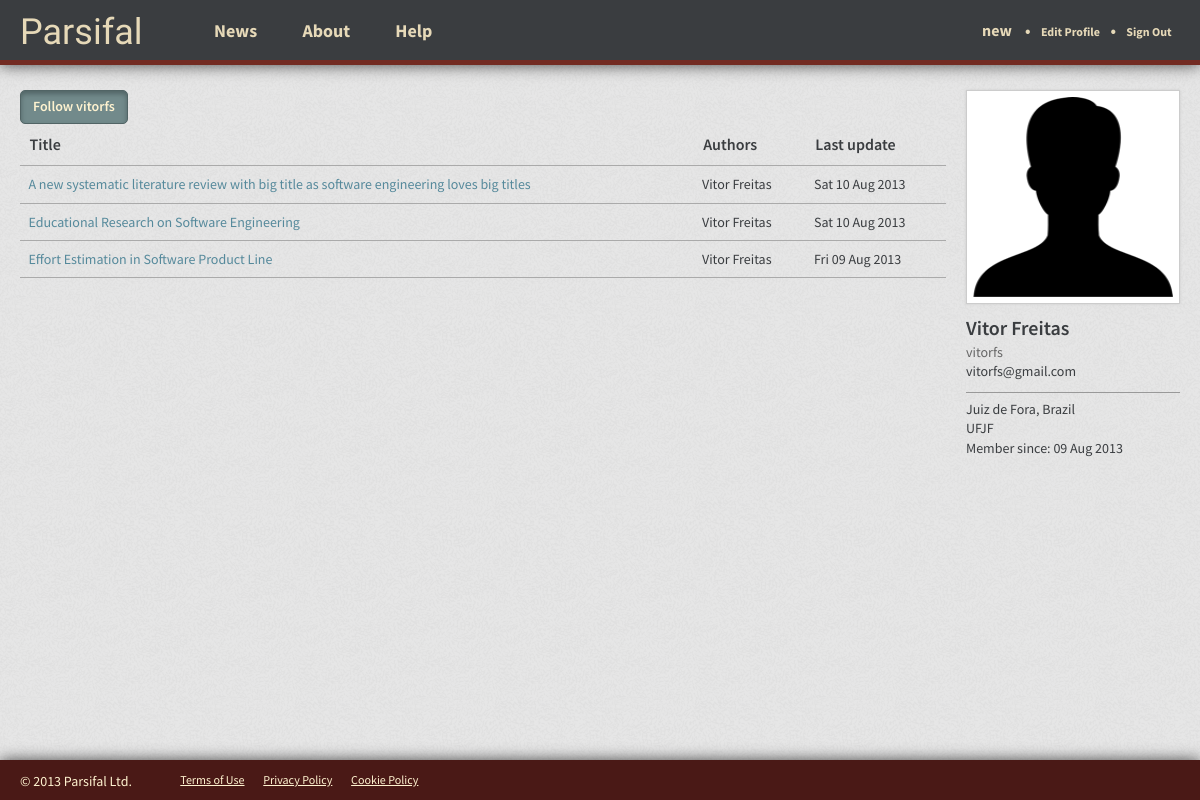
The app's page /vitorfs/ (signed in) with its own data.
### reviews/models.py (models this page shows, shortened)
class Review(models.Model):
  short_name = models.CharField(max_length=50)
  title = models.CharField(max_length=200)
  description = models.CharField(max_length=500)
  user = models.ForeignKey(User)
  create_date = models.DateTimeField(auto_now_add=True, blank=True)
  last_update = models.DateTimeField()
  co_authors = models.ManyToManyField(User, related_name="co+")
  class Meta:
      verbose_name = "Review"
      verbose_name_plural = "Reviews"

### reviews/views.py (the view)
@login_required
def reviews(request, username):
  context = RequestContext(request)
  user = get_object_or_404(User, username=username)
  user_reviews = Review.objects.filter(user__id=user.id).order_by('-last_update',)
  context = RequestContext(request, {'user_reviews': user_reviews, 'page_user': user})
  return render_to_response('reviews/reviews.html', context)

### reviews/templates/reviews/reviews.html (shortened to what this page needs)
{% extends 'base_app.html' %}
{% block head_extra %}
  <link href="{{ STATIC_URL }}css/reviews.css" rel="stylesheet" media="screen">
{% endblock head_extra %}
{% block content %}
  <div class="clearfix">
    <div class="reviews">
      {% if user.username == page_user.username %}
        <a href="/reviews/new/" class="btn btn-success">New review</a>
      {% else %}
        <button type="button" class="btn">Follow {{ page_user.username }}</button>
      {% endif %}
      {% if user_reviews %}
        <table class="table">
          <thead>
            <tr>
              <th>Title</th>
              <th>Authors</th>
              <th>Last update</th>
            </tr>
          </thead>
          <tbody>
            {% for review in user_reviews %}
              <tr>
                <td><a href="/{{ page_user.username }}/{{ review.short_name }}/">{{ review.title }}</a></td>
                <td>{{ review.user.get_full_name }}</td>
                <td>{{ review.last_update|date:"D d M Y" }}</td>
              </tr>
            {% endfor %}
          </tbody>
        </table>
      {% endif %}
    </div>
    <div class="profile">
      <div class="picture">
        <img src="{{ STATIC_URL }}img/user.png" width="200px" height="200px">
      </div>
      <ul>
        <li class="full-name">{{ page_user.get_full_name }}</li>
        <li class="username">{{ page_user.username }}</li>
        <li>{{ page_user.email }}</li>
        <li class="divider"></li>
        <li>Juiz de Fora, Brazil</li>
        <li>UFJF</li>
        <li>Member since: {{ page_user.date_joined|date:"d M Y" }}</li>
      </ul>
    </div>
  </div>
{% endblock content %}

### templates/base_app.html (shortened to what this page needs)
<!DOCTYPE html>
<html>
<head>
  <link href="{{ STATIC_URL }}css/style_app.css" rel="stylesheet" media="screen">
  {% block head_extra %}
  {% endblock head_extra %}
</head>
<body>
  <header class="wrapper">
    <h1><a href="/">Parsifal</a></h1>
    <nav class="menu">
      <a href="#">News</a>
      <a href="#">About</a>
      <a href="#">Help</a>
    </nav>
    <nav class="signedin">
      <a href="/{{ user.username }}/" class="user">{{ user.username }}</a>
      <span class="bullet">&bull;</span>
      <a href="/users/profile/">Edit Profile</a>
      <span class="bullet">&bull;</span>
      <a href="/signout/">Sign Out</a>
    </nav>
  </header>
  <section class="content wrapper">
    {% block content %}
    {% endblock content %}
    <div class="push"></div>
  </section>
  <footer class="wrapper">
    <p>© 2013 Parsifal Ltd.</p>
    <ul>
      <li><a href="#">Terms of Use</a></li>
      <li><a href="#">Privacy Policy</a></li>
      <li><a href="#">Cookie Policy</a></li>
    </ul>
  </footer>
</body>
</html>

### static/css/style_app.css (style rules this page uses)
* { -moz-box-sizing: border-box; -webkit-box-sizing: border-box; box-sizing: border-box; }
html, body { height: 100%; }
body { background: url("../img/ticks.png"); color: #3A3D40; font-family: "Source Sans Pro", Tahoma, Arial, sans-serif; font-weight: 400; font-size: 62.5%; }
header { background: #3A3D40; height: 65px; border-bottom: 5px solid #732B22; position: fixed; width: 100%; box-shadow: 0 0px 15px rgba(0, 0, 0, 0.7); }
header h1 { font-family: Playball, cursive; font-size: 3.6em; float: left; padding-top: .4em; font-weight: 400; margin: 0; }
header h1 a { color: #E6D9B8; text-decoration: none; }
header nav.menu { float: left; padding-top: 2.2em; padding-left: 5em; }
header nav.menu a { padding: 0 1.2em; color: #E6D9B8; text-decoration: none; font-size: 1.8em; font-weight: bold; }
header nav.signedin { padding-top: 2.2em; float: right; }
header nav.signedin span.bullet { color: #E6D9B8; font-size: 1.6em; font-weight: bold; }
header nav.signedin a { color: #E6D9B8; text-decoration: none; font-size: 1.2em; padding: 0 .7em; font-weight: bold; }
header nav.signedin a.user { font-size: 1.6em; }
.wrapper { width: 100%; padding: 0 20px; }
.content { padding: 90px 20px 20px; min-height: 100%; height: auto !important; height: 100%; margin: 0 auto -40px; }
footer { background-color: #4A1916; height: 40px; box-shadow: 0 0px 15px rgba(0, 0, 0, 0.7); }
footer p { padding-top: 1em; color: #FFF3D0; font-size: 1.4em; font-weight: 400; float: left; margin: 0; }
footer ul { float: left; padding-top: 1.4em; padding-left: 2em; }
footer ul li { display: inline; font-size: 1.2em; padding: 0 .7em; }
footer ul li a { color: #FFF3D0; text-decoration: underline; }
.push { height: 40px; }
ul { margin-left: 20px; }
ul li { font-size: 1.4em; padding: .2em 0; list-style: square; }

### reviews/static/css/reviews.css (style rules this page uses)
.reviews { float: left; width: -moz-calc(100% - 234px); width: -webkit-calc(100% - 234px); width: calc(100% - 234px); }
.profile { width: 214px; margin-left: 20px; float: left; }
.profile .picture { width: 214px; height: 214px; background: #FFF; border: 1px solid #CCC; margin: 0 auto; padding: 6px; box-shadow: 0 0 3px #CCC; }
.profile ul { margin: 1em 0 0 0; }
.profile ul li { font-size: 1.4em; padding: .2em 0; list-style: none; }
.profile .full-name { font-size: 2em; font-weight: 600; }
.profile .username { color: #666; }
.profile ul li.divider { border-bottom: 1px solid #999; margin: .4em 0; }

### static/css/clearfix.css (style rules this page uses)
.clearfix:before, .clearfix:after { content: ""; display: table; }
.clearfix:after { clear: both; }
.clearfix { zoom: 1; }

### static/css/button.css (style rules this page uses)
.btn { border: 1px solid #516465; border-radius: 5px; cursor: pointer; background-color: #728A8B; color: #FFF3D0; font-size: 14px; padding: 6px 12px; box-shadow: 0px 3px 5px 0px #516465 inset; display: inline-block; margin-bottom: 0; font-weight: 600; line-height: 1.4em; }

### static/css/table.css (style rules this page uses)
.table { width: 100%; border-collapse: collapse; border-spacing: 0; }
.table td, .table th { font-size: 1.4em; padding: .8em .6em; text-align: left; }
.table thead tr th { font-size: 1.6em; font-weight: 600; }
.table tr { border-bottom: 1px solid #AAA; }

### static/css/form.css (style rules this page uses)
input, button, select, option, textarea { font-family: inherit; }
button { text-transform: none; }

### static/css/typography.css (style rules this page uses)
h1, h2, h3, h4, h5, h6 { font-weight: 600; }
h1 { font-size: 2.5em; margin-bottom: 1em; }
a { color: #55899B; text-decoration: none; }
p { font-size: 1.4em; margin-bottom: .7em; }

### records on screen
Review: title "A new systematic literature review with big title as software engineering loves big titles", user.get_full_name "Vitor Freitas", last_update "Sat 10 Aug 2013"
Review: title "Educational Research on Software Engineering", user.get_full_name "Vitor Freitas", last_update "Sat 10 Aug 2013"
Review: title "Effort Estimation in Software Product Line", user.get_full_name "Vitor Freitas", last_update "Fri 09 Aug 2013"

### other values on screen
{{ user.username }} "new"
{{ page_user.username }} "vitorfs"
{{ page_user.get_full_name }} "Vitor Freitas"
{{ page_user.email }} "vitorfs@gmail.com"
{{ page_user.date_joined|date:"d M Y" }} "09 Aug 2013"
